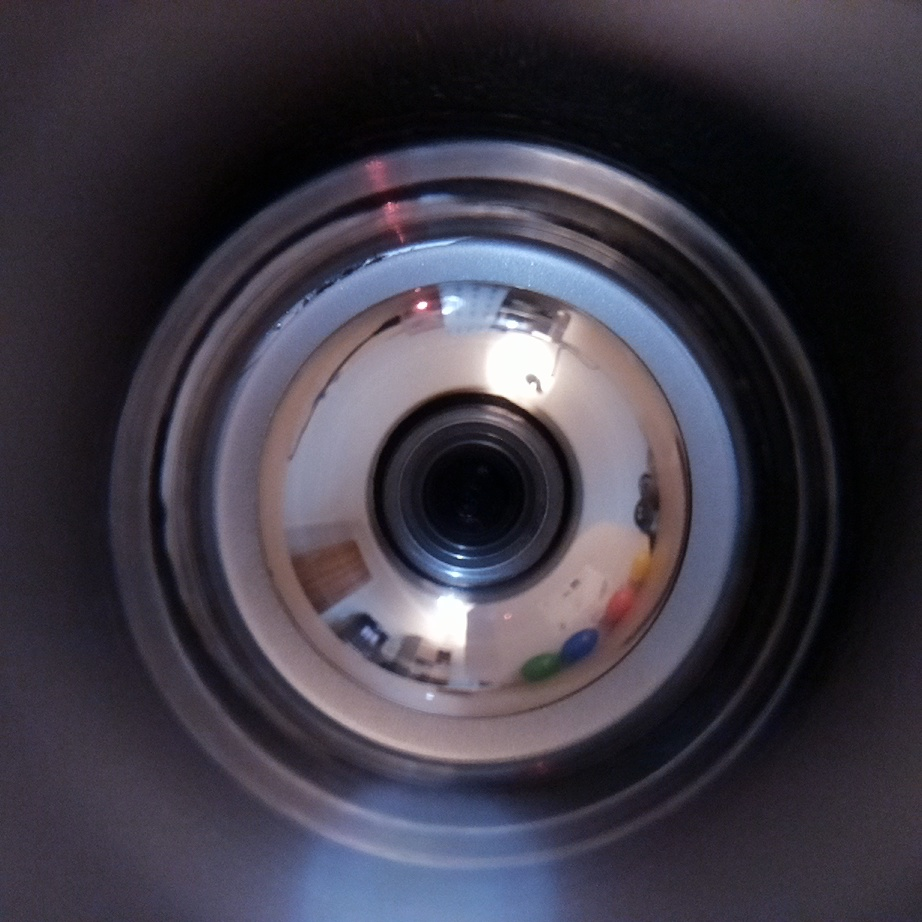
#> input picture camera-experiments/last.jpg, 922 x 922 px
$ python polar.py   (Python 2 division)   (older library calls are emulated)
#> lines starting #> are read from the running program, lines starting #| are printed output that depends on the picture
import math
import cv2
import numpy as np

img = cv2.imread("last.jpg")
#> img is the input picture: shape (922, 922, 3); mean B, G, R 69.4, 58.3, 62.8

w = img.shape[1]
#> w = 922
h = 100

map_xf = np.zeros((h,w),np.float32)
map_yf = np.zeros((h,w),np.float32)

for x in xrange(w):
    for y in xrange(h):
        theta = x * math.pi * 2 / w
        r = 120.0 + y*0.9
        map_xf.itemset((y,x), 474 + math.cos(theta) * r)
        map_yf.itemset((y,x), 494 + math.sin(theta) * r)
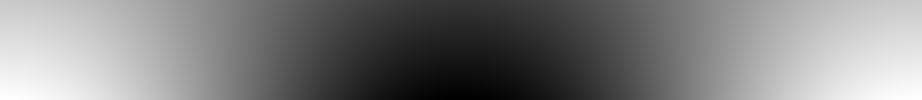
#> map_xf: shape (100, 922) float32; min 264.9, max 683.1, mean 474; drawn with min black and max white
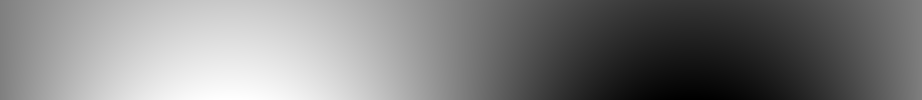
#> map_yf: shape (100, 922) float32; min 284.9, max 703.1, mean 494; drawn with min black and max white

map_x = np.zeros((h,w),np.uint16)
map_y = np.zeros((h,w),np.uint16)

map_x, map_y = cv2.convertMaps(map_xf, map_yf, cv2.CV_16SC2)

import time
start = time.time()
out = cv2.remap(img, map_x, map_y, cv2.INTER_LINEAR)
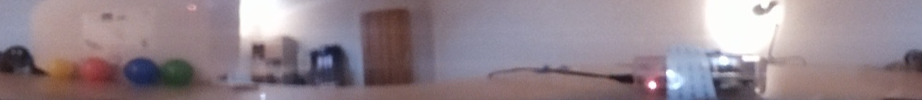
#> out: shape (100, 922, 3); mean B, G, R 139.9, 132.6, 147
end = time.time()
print end-start

cv2.imwrite("unwarped.jpg", out)

cv2.imshow('dst',out)
if cv2.waitKey(100000)==27:
#> (key Esc is pressed here)
    pass
